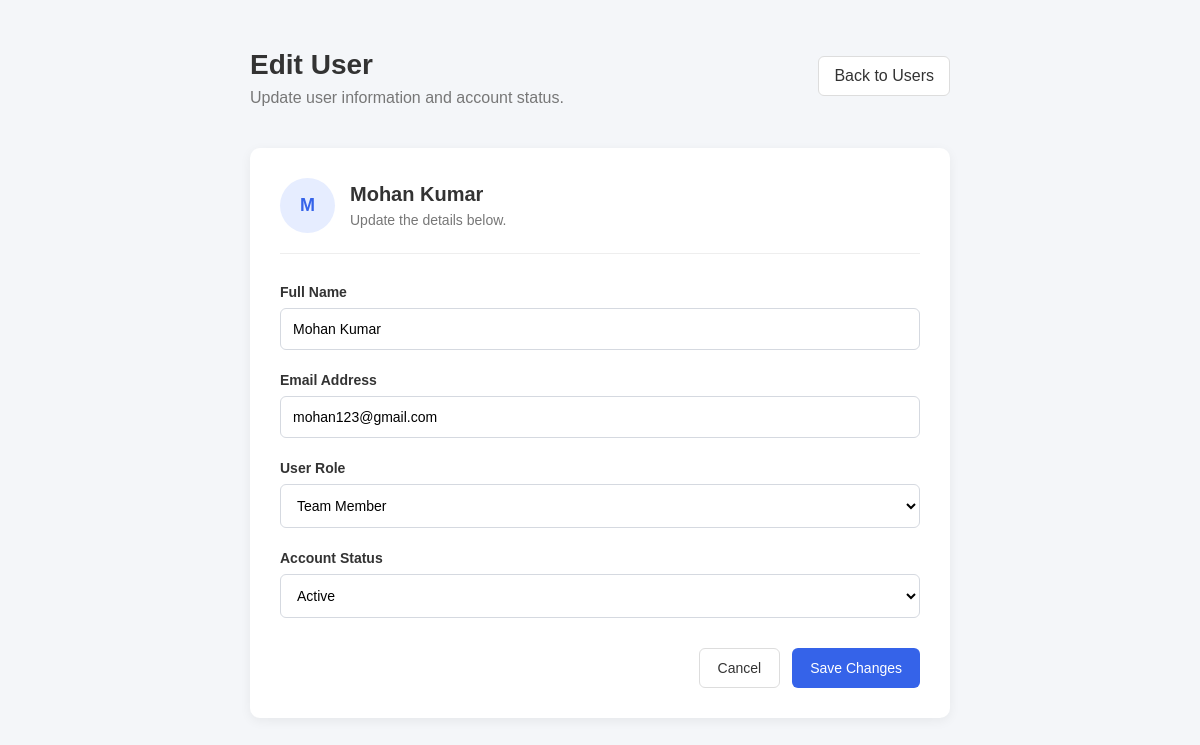
The page /edit-user?id=1 on the database its author committed.
### tables this page shows
CREATE TABLE users (
            id INTEGER PRIMARY KEY AUTOINCREMENT,
            name TEXT NOT NULL,
            email TEXT UNIQUE NOT NULL,
            password TEXT NOT NULL,
            role TEXT NOT NULL,
            status TEXT NOT NULL DEFAULT 'Active',
            created_at TIMESTAMP DEFAULT CURRENT_TIMESTAMP
        );

### app.py (the view, shortened to what this page needs)
@app.route("/edit-user", methods=["GET", "POST"])
def edit_user():
    user_id = request.args.get("id")
    connection = get_db_connection()
    user = connection.execute(
        "SELECT * FROM users WHERE id = ?",
        (user_id,)
    ).fetchone()
    if not user:
        connection.close()
        return "User not found!", 404
    connection.close()
    return render_template("edit_user.html", user=user)

### database.py (called while the page is built)
def get_db_connection():
    connection = sqlite3.connect(DATABASE)
    connection.row_factory = sqlite3.Row
    return connection

### templates/edit_user.html (shortened to what this page needs)
<!DOCTYPE html>
<html lang="en">
<head>
<link rel="stylesheet"
  href="{{ url_for('static', filename='edit_user.css') }}">
</head>
<body class="edit-user-page">
<div class="edit-user-container">
    <div class="edit-user-header">
        <div>
            <h1>Edit User</h1>
            <p>Update user information and account status.</p>
        </div>
        <a href="/manage-users" class="user-back-button">
            Back to Users
        </a>
    </div>
    <div class="edit-user-card">
        <div class="user-profile-heading">
            <div class="user-avatar">
                {{ user.name[0] | upper }}
            </div>
            <div>
                <h2>{{ user.name }}</h2>
                <p>Update the details below.</p>
            </div>
        </div>
        <form action="/edit-user?id={{ user.id }}" method="POST">
            <div class="user-form-group">
                <label for="name">Full Name</label>
                <input
                    type="text"
                    id="name"
                    name="name"
                    value="{{ user.name }}"
                    required>
            </div>
            <div class="user-form-group">
                <label for="email">Email Address</label>
                <input
                    type="email"
                    id="email"
                    name="email"
                    value="{{ user.email }}"
                    required>
            </div>
            <div class="user-form-group">
                <label for="role">User Role</label>
                <select id="role" name="role" required>
                    <option value="Team Member"
                        {% if user.role == 'Team Member' %}selected{% endif %}>
                        Team Member
                    </option>
                </select>
            </div>
            <div class="user-form-group">
                <label for="status">Account Status</label>
                <select id="status" name="status" required>
                    <option value="Active"
                        {% if user.status == 'Active' %}selected{% endif %}>
                        Active
                    </option>
                </select>
            </div>
            <div class="user-form-actions">
                <a href="/manage-users" class="user-cancel-button">
                    Cancel
                </a>
                <button type="submit" class="user-save-button">
                    Save Changes
                </button>
            </div>
        </form>
    </div>
</div>
</body>
</html>

### Css/edit_user.css (style rules this page uses)
.edit-user-page { margin: 0; padding: 30px 15px; background: #f4f6f9; font-family: Arial, sans-serif; color: #333; }
.edit-user-container { max-width: 700px; margin: auto; }
.edit-user-header { display: flex; justify-content: space-between; align-items: center; gap: 15px; margin-bottom: 25px; }
.edit-user-header h1 { margin-bottom: 8px; font-size: 28px; }
.edit-user-header p { color: #777; margin-top: 0; }
.user-back-button { text-decoration: none; color: #333; background: white; border: 1px solid #ddd; padding: 10px 15px; border-radius: 6px; }
.edit-user-card { background: white; padding: 30px; border-radius: 10px; box-shadow: 0 3px 12px rgba(0, 0, 0, 0.06); }
.user-profile-heading { display: flex; align-items: center; gap: 15px; margin-bottom: 30px; padding-bottom: 20px; border-bottom: 1px solid #eee; }
.user-avatar { width: 55px; height: 55px; border-radius: 50%; background: #e6edff; color: #3563e9; display: flex; justify-content: center; align-items: center; font-size: 18px; font-weight: bold; }
.user-profile-heading h2 { margin: 0 0 6px; font-size: 20px; }
.user-profile-heading p { margin: 0; color: #777; font-size: 14px; }
.user-form-group { display: flex; flex-direction: column; gap: 8px; margin-bottom: 22px; }
.user-form-group label { font-size: 14px; font-weight: bold; }
.user-form-group input, .user-form-group select { width: 100%; box-sizing: border-box; padding: 12px; border: 1px solid #d5d9e0; border-radius: 6px; font-size: 14px; background: white; }
.user-form-actions { display: flex; justify-content: flex-end; gap: 12px; margin-top: 30px; }
.user-cancel-button, .user-save-button { padding: 11px 18px; border-radius: 6px; font-size: 14px; cursor: pointer; }
.user-cancel-button { text-decoration: none; color: #333; background: white; border: 1px solid #ddd; }
.user-save-button { color: white; background: #3563e9; border: none; }

### rows shown on the page
users: name "M", name "Mohan Kumar", email "mohan123@gmail.com", role "Team Member", status "Active"
